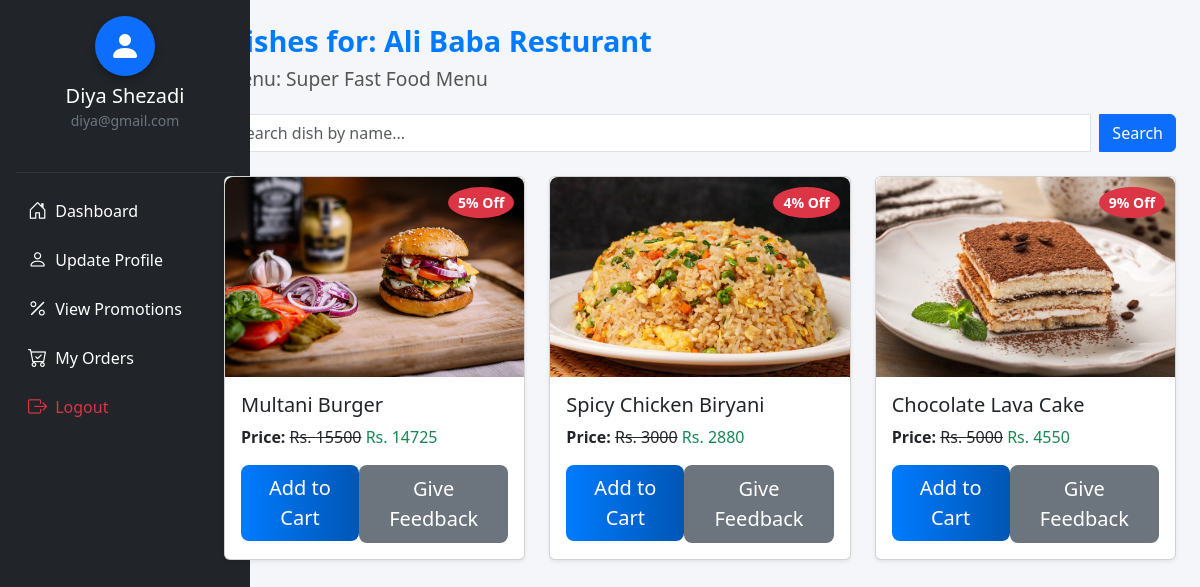
Screenshot of /customer/view_dishes.php?menu_id=9&rid=2 (signed in) with the database file from the repository.
### tables this page shows
CREATE TABLE `tblrestaurants_delivery` (
  `id` int(11) NOT NULL,
  `name` varchar(100) DEFAULT NULL,
  `type` enum('restaurant','rider') DEFAULT NULL,
  `contact` varchar(20) DEFAULT NULL,
  `address` varchar(255) DEFAULT NULL,
  `status` varchar(20) DEFAULT 'active',
  `created_at` timestamp NOT NULL DEFAULT current_timestamp(),
  `password` varchar(100) NOT NULL
);

CREATE TABLE `tbl_menus` (
  `id` int(11) NOT NULL,
  `restaurant_id` int(11) DEFAULT NULL,
  `name` varchar(100) DEFAULT NULL,
  `type` varchar(50) DEFAULT NULL
);

CREATE TABLE `tbl_foods` (
  `id` int(11) NOT NULL,
  `restaurant_id` int(11) DEFAULT NULL,
  `menu_id` int(11) DEFAULT NULL,
  `name` varchar(100) DEFAULT NULL,
  `price` int(11) DEFAULT NULL,
  `image` varchar(255) DEFAULT NULL,
  `discount` int(11) DEFAULT 0
);

### customer/view_dishes.php (the view, shortened to what this page needs)
<?php
include("../dbconnection.php");
$rid = $_GET['rid'] ?? null;
$menu_id = $_GET['menu_id'] ?? null;
$restaurant = mysqli_fetch_assoc(mysqli_query($conn, "SELECT * FROM tblrestaurants_delivery WHERE id = '$rid' AND status IN ('active', 'open')"));
$menu = mysqli_fetch_assoc(mysqli_query($conn, "SELECT * FROM tbl_menus WHERE id = '$menu_id' AND restaurant_id = '$rid'"));
$search = $_GET['search'] ?? '';
$dishes = mysqli_query($conn, "SELECT * FROM tbl_foods WHERE restaurant_id = '$rid' AND menu_id = '$menu_id' AND name LIKE '%$search%'");
?>
<!DOCTYPE html>
<html>
<head>
  <link href="https://cdn.jsdelivr.net/npm/bootstrap@5.3.0/dist/css/bootstrap.min.css" rel="stylesheet">
</head>
<body>
<div class="container-fluid">
  <div class="row">
    <div class="col-md-3 col-lg-2 p-0 bg-dark text-white" style="min-height: 100vh; overflow-y: auto;">
      <?php include 'sidebar.php'; ?>
    </div>
    <div class="col-md-9 col-lg-10 p-4">
      <h4 class="restaurant-title">Dishes for: <?php echo $restaurant['name']; ?></h4>
      <h6 class="menu-title">Menu: <?php echo $menu['name']; ?></h6>
      <form method="GET" class="mb-4 d-flex search-bar" action="">
        <input type="text" name="search" class="form-control me-2" placeholder="Search dish by name..." value="<?php echo htmlspecialchars($search); ?>">
        <button type="submit" class="btn btn-primary">Search</button>
      </form>
      <?php if (mysqli_num_rows($dishes) > 0): ?>
        <div class="row">
          <?php while ($dish = mysqli_fetch_assoc($dishes)) { ?>
            <div class="col-md-4 mb-4">
              <div class="card h-100 shadow-sm">
                <div class="image-wrapper">
                  <img src="../uploads/<?php echo $dish['image'] ?? 'noimage.png'; ?>" class="card-img-top">
                  <?php if ($dish['discount'] > 0): ?>
                    <div class="discount-badge"><?php echo $dish['discount']; ?>% Off</div>
                  <?php endif; ?>
                </div>
                <div class="card-body">
                  <h5 class="card-title"><?php echo $dish['name']; ?></h5>
                  <p class="card-text">
                    <strong>Price:</strong>
                    <?php if ($dish['discount'] > 0): ?>
                      <del>Rs. <?php echo $dish['price']; ?></del>
                      <span class="text-success">
                        Rs. <?php echo $dish['price'] - ($dish['price'] * $dish['discount'] / 100); ?>
                      </span>
                    <?php else: ?>
                      Rs. <?php echo $dish['price']; ?>
                    <?php endif; ?>
                  </p>
                  <div class="d-flex justify-content-between">
                    <form action="cart.php" method="POST">
                      <button type="submit" name="add_to_cart" class="btn btn-lg btn-add">Add to Cart</button>
                    </form>
                    <a href="view_feedback.php?food_id=<?php echo $dish['id']; ?>" class="btn btn-lg btn-feedback">Give Feedback</a>
                  </div>
                </div>
              </div>
            </div>
          <?php } ?>
        </div>
      <?php else: ?>
        <div class="alert alert-warning">No dishes found in this menu.</div>
      <?php endif; ?>
    </div>
  </div>
</div>
</body>
</html>

### customer/sidebar.php (shortened to what this page needs)
<?php
$customerName  = $_SESSION['name'] ?? "Guest";
$customerEmail = $_SESSION['email'] ?? "guest@example.com";
?>
<link href="https://cdn.jsdelivr.net/npm/bootstrap-icons@1.10.5/font/bootstrap-icons.css" rel="stylesheet">
<div class="sidebar bg-dark text-white d-flex flex-column p-3">
  <div class="text-center mb-4 animate-fade-in">
    <div class="profile-icon bg-primary text-white rounded-circle d-flex align-items-center justify-content-center mx-auto mb-2">
      <i class="bi bi-person-fill" style="font-size: 2rem;"></i>
    </div>
    <h5 class="mb-0"><?php echo htmlspecialchars($customerName); ?></h5>
    <small class="text-secondary"><?php echo htmlspecialchars($customerEmail); ?></small>
  </div>
  <hr class="text-secondary">
  <ul class="nav flex-column gap-1">
    <li class="nav-item">
      <a class="nav-link text-white d-flex align-items-center gap-2 sidebar-link" href="customer_dashboard.php">
        <i class="bi bi-house-door"></i> Dashboard
      </a>
    </li>
    <li class="nav-item">
      <a class="nav-link text-white d-flex align-items-center gap-2 sidebar-link" href="customer_profile.php">
        <i class="bi bi-person"></i> Update Profile
      </a>
    </li>
    <li class="nav-item">
      <a class="nav-link text-white d-flex align-items-center gap-2 sidebar-link" href="view_promotions.php">
        <i class="bi bi-percent"></i> View Promotions
      </a>
    </li>
    <li class="nav-item">
      <a class="nav-link text-white d-flex align-items-center gap-2 sidebar-link" href="my_orders.php">
        <i class="bi bi-cart-check"></i> My Orders
      </a>
    </li>
    <li class="nav-item mt-auto">
      <a class="nav-link text-danger d-flex align-items-center gap-2 sidebar-link" href="../logout.php">
        <i class="bi bi-box-arrow-right"></i> Logout
      </a>
    </li>
  </ul>
</div>

### customer/view_dishes.php (style rules this page uses)
body { background-color: #f4f6f9; font-family: 'Segoe UI', Tahoma, Geneva, Verdana, sans-serif; }
.restaurant-title { font-size: 1.8rem; font-weight: 700; color: #007bff; margin-bottom: 0.5rem; }
.menu-title { font-size: 1.2rem; color: #555; margin-bottom: 1.5rem; }
.discount-badge { position: absolute; top: 10px; right: 10px; background-color: #dc3545; color: white; font-size: 14px; font-weight: bold; padding: 5px 10px; border-radius: 50%; }
.image-wrapper { position: relative; height: 200px; overflow: hidden; border-top-left-radius: 0.5rem; border-top-right-radius: 0.5rem; }
.image-wrapper img { width: 100%; height: 100%; object-fit: cover; transition: transform 0.3s ease; }
.btn-add { background: linear-gradient(90deg, #007bff, #0056b3); border: none; color: #fff; font-weight: 500; transition: all 0.3s ease; }
.btn-feedback { background: #6c757d; color: white; transition: all 0.3s ease; }
.search-bar input { border-radius: 0.375rem 0 0 0.375rem; }
.search-bar button { border-radius: 0 0.375rem 0.375rem 0; }

### customer/sidebar.php (style rules this page uses)
.sidebar { width: 250px; min-height: 100vh; height: 100%; position: fixed; top: 0; left: 0; overflow-y: auto; }
.sidebar-link { transition: all 0.3s ease; padding: 8px 12px; border-radius: 6px; font-weight: 500; }
.sidebar-link i { font-size: 1.2rem; }
hr.text-secondary { border-top: 1px solid rgba(255, 255, 255, 0.3); }
.profile-icon { width: 60px; height: 60px; box-shadow: 0 4px 8px rgba(0,0,0,0.3); animation: bounce-in 0.6s ease; }
.animate-fade-in { animation: fade-in 1s ease; }

### rows the page displays
tblrestaurants_delivery: name "Ali Baba Resturant"
tbl_menus: name "Super Fast Food Menu"
tbl_foods: image (picture), discount "5", name "Multani Burger", price "15500", $dish['price'] - ($dish['price'] * $dish['discount'] / 100) "14725"
tbl_foods: image (picture), discount "4", name "Spicy Chicken Biryani", price "3000", $dish['price'] - ($dish['price'] * $dish['discount'] / 100) "2880"
tbl_foods: image (picture), discount "9", name "Chocolate Lava Cake", price "5000", $dish['price'] - ($dish['price'] * $dish['discount'] / 100) "4550"

### other values shown
$customerName "Diya Shezadi"
$customerEmail "diya@gmail.com"
